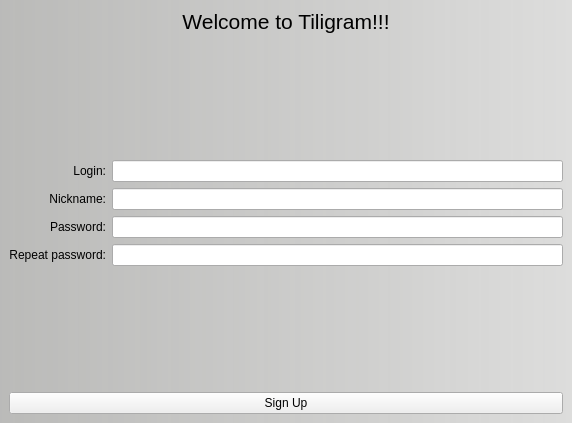
<?xml version="1.0" encoding="UTF-8"?>
<ui version="4.0">
 <class>SignUpForm</class>
 <widget class="QMainWindow" name="SignUpForm">
  <property name="geometry">
   <rect>
    <x>0</x>
    <y>0</y>
    <width>572</width>
    <height>423</height>
   </rect>
  </property>
  <property name="windowTitle">
   <string>MainWindow</string>
  </property>
  <widget class="QWidget" name="centralwidget">
   <property name="styleSheet">
    <string notr="true">#centralwidget
{
	background-color: qlineargradient(spread:pad, x1:0, y1:0, x2:2, y2:0, stop:0 rgba(177, 177, 175, 218), stop:1 rgba(255, 255, 255, 255));
}</string>
   </property>
   <layout class="QVBoxLayout" name="verticalLayout">
    <item>
     <widget class="QLabel" name="label">
      <property name="font">
       <font>
        <pointsize>16</pointsize>
       </font>
      </property>
      <property name="text">
       <string>Welcome to Tiligram!!!</string>
      </property>
      <property name="alignment">
       <set>Qt::AlignCenter</set>
      </property>
     </widget>
    </item>
    <item>
     <spacer name="verticalSpacer_2">
      <property name="orientation">
       <enum>Qt::Vertical</enum>
      </property>
      <property name="sizeHint" stdset="0">
       <size>
        <width>20</width>
        <height>78</height>
       </size>
      </property>
     </spacer>
    </item>
    <item>
     <layout class="QGridLayout" name="gridLayout">
      <item row="0" column="0">
       <widget class="QLabel" name="label_2">
        <property name="text">
         <string>Login:</string>
        </property>
        <property name="alignment">
         <set>Qt::AlignRight|Qt::AlignTrailing|Qt::AlignVCenter</set>
        </property>
       </widget>
      </item>
      <item row="0" column="1">
       <widget class="QLineEdit" name="loginLineEdit"/>
      </item>
      <item row="1" column="0">
       <widget class="QLabel" name="label_3">
        <property name="text">
         <string>Nickname:</string>
        </property>
        <property name="alignment">
         <set>Qt::AlignRight|Qt::AlignTrailing|Qt::AlignVCenter</set>
        </property>
       </widget>
      </item>
      <item row="1" column="1">
       <widget class="QLineEdit" name="nicknameLineEdit_2"/>
      </item>
      <item row="2" column="0">
       <widget class="QLabel" name="label_5">
        <property name="text">
         <string>Password:</string>
        </property>
        <property name="alignment">
         <set>Qt::AlignRight|Qt::AlignTrailing|Qt::AlignVCenter</set>
        </property>
       </widget>
      </item>
      <item row="2" column="1">
       <widget class="QLineEdit" name="repPasswordLineEdit_4">
        <property name="echoMode">
         <enum>QLineEdit::Password</enum>
        </property>
       </widget>
      </item>
      <item row="3" column="0">
       <widget class="QLabel" name="label_4">
        <property name="text">
         <string>Repeat password:</string>
        </property>
        <property name="alignment">
         <set>Qt::AlignRight|Qt::AlignTrailing|Qt::AlignVCenter</set>
        </property>
       </widget>
      </item>
      <item row="3" column="1">
       <widget class="QLineEdit" name="passwordLineEdit_3">
        <property name="echoMode">
         <enum>QLineEdit::Password</enum>
        </property>
       </widget>
      </item>
     </layout>
    </item>
    <item>
     <spacer name="verticalSpacer">
      <property name="orientation">
       <enum>Qt::Vertical</enum>
      </property>
      <property name="sizeHint" stdset="0">
       <size>
        <width>20</width>
        <height>78</height>
       </size>
      </property>
     </spacer>
    </item>
    <item>
     <widget class="QPushButton" name="signUpButton">
      <property name="text">
       <string>Sign Up</string>
      </property>
     </widget>
    </item>
   </layout>
  </widget>
 </widget>
 <resources/>
 <connections/>
</ui>
